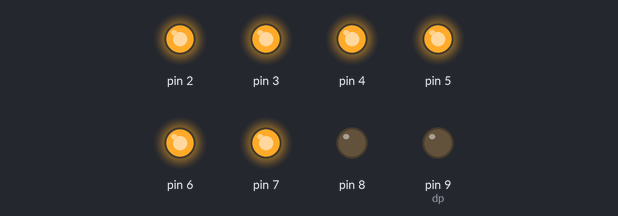
The sketch below on a simulated Arduino Uno, built with avr-gcc and run on an emulated ATmega328P. Shown: output pins drawn as LEDs (lit = HIGH).

Above: at 0.5 s.
At 2.5 s:
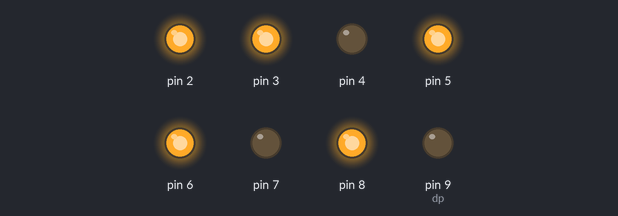
At 3.5 s:
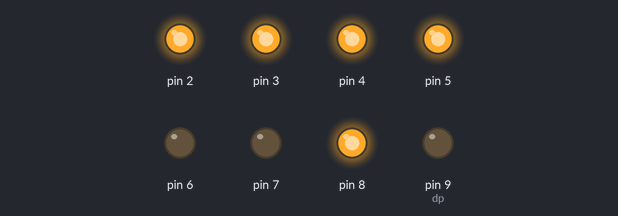
At 5.5 s:
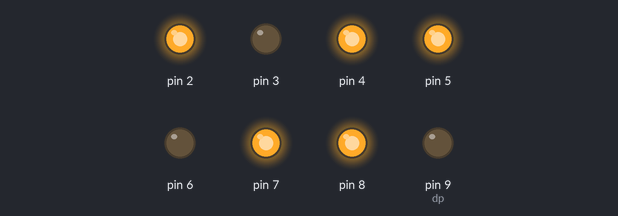
At 8.5 s:
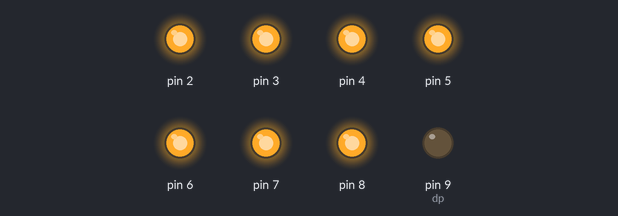
At 11.5 s:
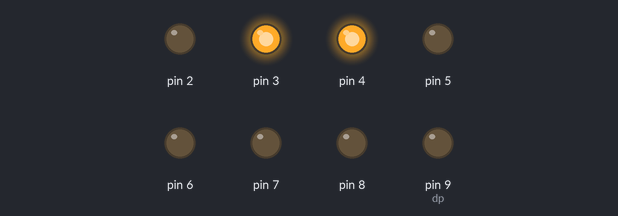
Timing chart, 0 to 13.0 s (numbered marks = the images above):
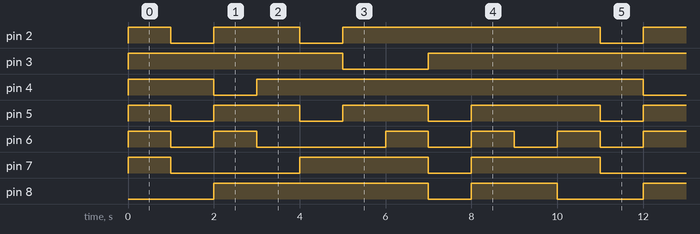

The sketch:

code.ino
```cpp
void setup()
{
  pinMode(2, OUTPUT);  //A
  pinMode(3, OUTPUT);  //B
  pinMode(4, OUTPUT);  //C
  pinMode(5, OUTPUT);  //D
  pinMode(6, OUTPUT);  //E
  pinMode(7, OUTPUT);  //F
  pinMode(8, OUTPUT);  //G
  pinMode(9, OUTPUT);  //dp
}

void loop()
{
  //0
  digitalWrite(2,HIGH);
  digitalWrite(3,HIGH);
  digitalWrite(4,HIGH);
  digitalWrite(5,HIGH);
  digitalWrite(6,HIGH);
  digitalWrite(7,HIGH);
  digitalWrite(8,LOW);
  digitalWrite(9,LOW);

  delay(1000);

  //1
  digitalWrite(2, LOW);
  digitalWrite(3, HIGH);
  digitalWrite(4, HIGH);
  digitalWrite(5, LOW);
  digitalWrite(6, LOW);
  digitalWrite(7, LOW);
  digitalWrite(8,LOW);
  digitalWrite(9,LOW);

  delay(1000);

  //2
  digitalWrite(2, HIGH);
  digitalWrite(3, HIGH);
  digitalWrite(4, LOW);
  digitalWrite(5, HIGH);
  digitalWrite(6, HIGH);
  digitalWrite(7, LOW);
  digitalWrite(8,HIGH);
  digitalWrite(9,LOW);

  delay(1000);

  //3
  digitalWrite(2, HIGH);
  digitalWrite(3, HIGH);
  digitalWrite(4, HIGH);
  digitalWrite(5, HIGH);
  digitalWrite(6, LOW);
  digitalWrite(7, LOW);
  digitalWrite(8,HIGH);
  digitalWrite(9,LOW);

  delay(1000);

  //4
  digitalWrite(2,LOW);
  digitalWrite(3, HIGH);
  digitalWrite(4, HIGH);
  digitalWrite(5, LOW);
  digitalWrite(6, LOW);
  digitalWrite(7, HIGH);
  digitalWrite(8, HIGH);
  digitalWrite(9,LOW);

  delay(1000);

  //5
  digitalWrite(2, HIGH);
  digitalWrite(3, LOW);
  digitalWrite(4, HIGH);
  digitalWrite(5, HIGH);
  digitalWrite(6, LOW);
  digitalWrite(7, HIGH);
  digitalWrite(8, HIGH);
  digitalWrite(9,LOW);

  delay(1000);

  //6
  digitalWrite(2, HIGH);
  digitalWrite(3, LOW);
  digitalWrite(4, HIGH);
  digitalWrite(5, HIGH);
  digitalWrite(6, HIGH);
  digitalWrite(7, HIGH);
  digitalWrite(8, HIGH);
  digitalWrite(9, LOW);

  delay(1000);

  //7
  digitalWrite(2, HIGH);
  digitalWrite(3, HIGH);
  digitalWrite(4, HIGH);
  digitalWrite(5, LOW);
  digitalWrite(6, LOW);
  digitalWrite(7, LOW);
  digitalWrite(8,LOW);
  digitalWrite(9,LOW);

  delay(1000);

  //8
  digitalWrite(2,HIGH);
  digitalWrite(3,HIGH);
  digitalWrite(4,HIGH);
  digitalWrite(5,HIGH);
  digitalWrite(6,HIGH);
  digitalWrite(7,HIGH);
  digitalWrite(8,HIGH);
  digitalWrite(9,LOW);

  delay(1000);

  //9
  digitalWrite(2,HIGH);
  digitalWrite(3,HIGH);
  digitalWrite(4,HIGH);
  digitalWrite(5,HIGH);
  digitalWrite(6,LOW);
  digitalWrite(7,HIGH);
  digitalWrite(8,HIGH);
  digitalWrite(9,LOW);

  delay(1000);
}
```

Measured:
- by itself, pin 2: repeats every 10.0 s: LOW 1.0 s, HIGH 2.0 s, LOW 1.0 s, HIGH 6.0 s
- by itself, pin 3: repeats every 10.0 s: LOW 2.0 s, HIGH 8.0 s
- by itself, pin 4: repeats every 10.0 s: LOW 1.0 s, HIGH 9.0 s
- by itself, pin 5: repeats every 10.0 s: 2 × (LOW 1.0 s, HIGH 2.0 s), LOW 1.0 s, HIGH 3.0 s
- by itself, pin 6: repeats every 10.0 s: LOW 1.0 s, HIGH 1.0 s, LOW 3.0 s, 2 × (HIGH 1.0 s, LOW 1.0 s), HIGH 1.0 s
- by itself, pin 7: repeats every 10.0 s: LOW 3.0 s, HIGH 3.0 s, LOW 1.0 s, HIGH 3.0 s
- by itself, pin 8: repeats every 10.0 s: LOW 1.0 s, HIGH 2.0 s, LOW 2.0 s, HIGH 5.0 s
